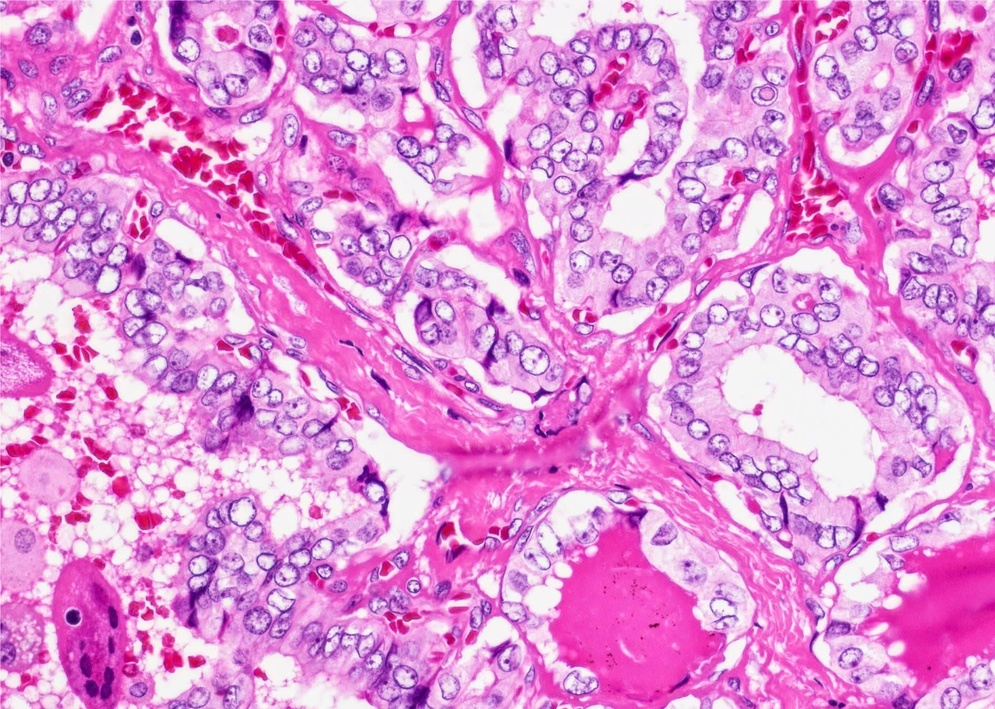
#> input picture f.jpg, 995 x 709 px, shrunk from 1895 x 1351 before the run
$ python -i stage_diagnostics.py   (imports and definitions only)   (older library calls are emulated)
#> lines starting #> are read from the running program, lines starting #| are printed output that depends on the picture
import os
import pandas as pd
import numpy as np
from sklearn.preprocessing import StandardScaler
from skimage import io, color
from skimage.feature import graycomatrix, graycoprops
from scipy.stats import entropy

# ---------- Stage CSV ----------
STAGE_CSV = r"C:\Users\ABINAYA\Desktop\project\thyroid_dataset\stage.csv"
# [1 line that did not run here, left out]

# [2 lines not run here, left out]

# ---------- Feature extraction ----------
def compute_image_features(img_path):
#> called with img_path = 'f.jpg'
    img = io.imread(img_path)
#> img is the input picture: shape (709, 995, 3); mean R, G, B 225.2, 143.8, 213.6
    gray = color.rgb2gray(img)
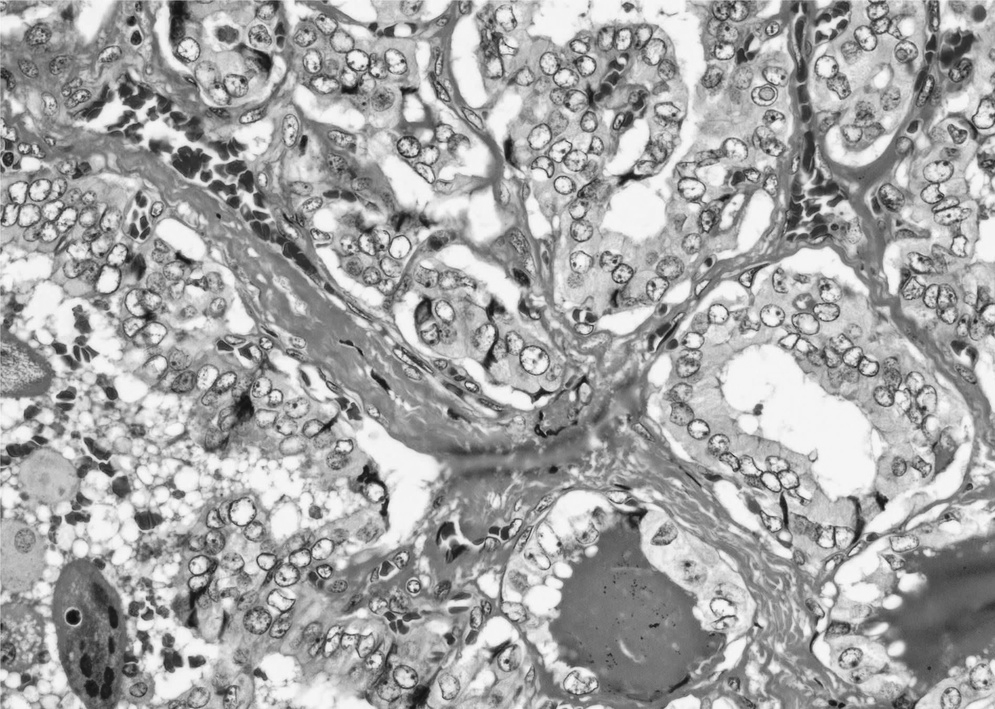
#> gray: shape (709, 995) float64; min 0.0596, max 0.994, mean 0.651
    gray_u8 = (gray * 255).astype(np.uint8)

    glcm = graycomatrix(gray_u8, distances=[1], angles=[0], symmetric=True, normed=True)

    feats = {
        "Mean_Intensity": float(np.mean(gray_u8)),
        "Contrast": float(graycoprops(glcm, 'contrast')[0,0]),
        "Correlation": float(graycoprops(glcm, 'correlation')[0,0]),
        "Energy": float(graycoprops(glcm, 'energy')[0,0]),
        "Homogeneity": float(graycoprops(glcm, 'homogeneity')[0,0]),
        "Entropy": float(entropy(np.histogram(gray_u8.ravel(), bins=256, range=(0,256), density=True)[0] + 1e-10)),
        "Run_Length": float(np.mean([len(run) for run in np.split(gray_u8.ravel(), np.where(gray_u8.ravel()==0)[0]+1)]))
    }
#> feats = {'Mean_Intensity': 165.6, 'Contrast': 274.9, 'Correlation': 0.949, 'Energy': 0.0223, 'Homogeneity': 0.156, 'Entropy': 5.2, 'Run_Length': 705455}
    return feats

def knn_neighbors(stage_df, features, k=5):
    # Only use numeric columns that overlap
    common_cols = [c for c in features.keys() if c in stage_df.columns]
    df_num = stage_df[common_cols].astype(float).copy()
    query = np.array([float(features[c]) for c in common_cols]).reshape(1,-1)

    sc = StandardScaler()
    Xs = sc.fit_transform(df_num.values)
    qx = sc.transform(query)

    dists = np.linalg.norm(Xs - qx, axis=1)
    idx = np.argsort(dists)[:k]
    neighbors = stage_df.iloc[idx].copy()
    neighbors["__dist"] = dists[idx]
    return neighbors.sort_values("__dist")

# ---------- Test images ----------
TEST_IMAGES = [
    r"C:\Users\ABINAYA\Desktop\project\thyroid_dataset\test_images\f.jpg",
    r"C:\Users\ABINAYA\Desktop\project\thyroid_dataset\test_images\folli.jpg",
    r"C:\Users\ABINAYA\Desktop\project\thyroid_dataset\test_images\pap.jpg",
    r"C:\Users\ABINAYA\Desktop\project\thyroid_dataset\test_images\papil.jpg"
]

# [9 lines not run here, left out]

>>> result = compute_image_features('f.jpg')
#> result has the same summary as feats in compute_image_features
